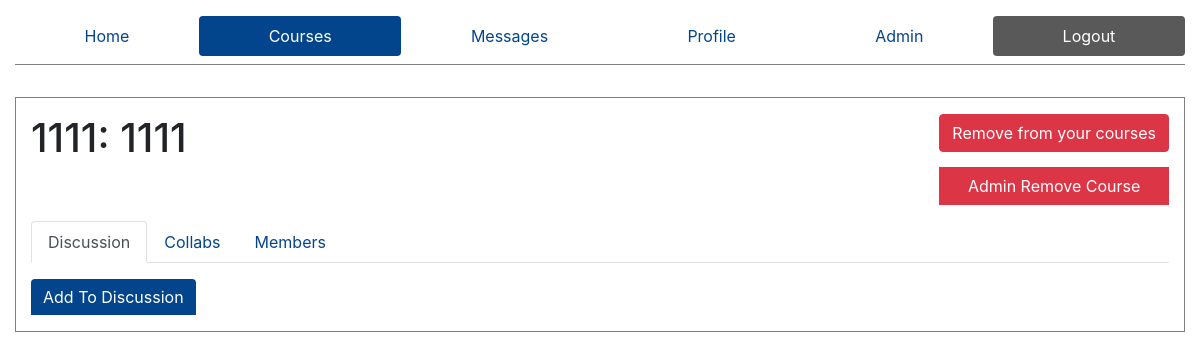
/courses/1111 (signed in), run on an earlier commit of the app's database.
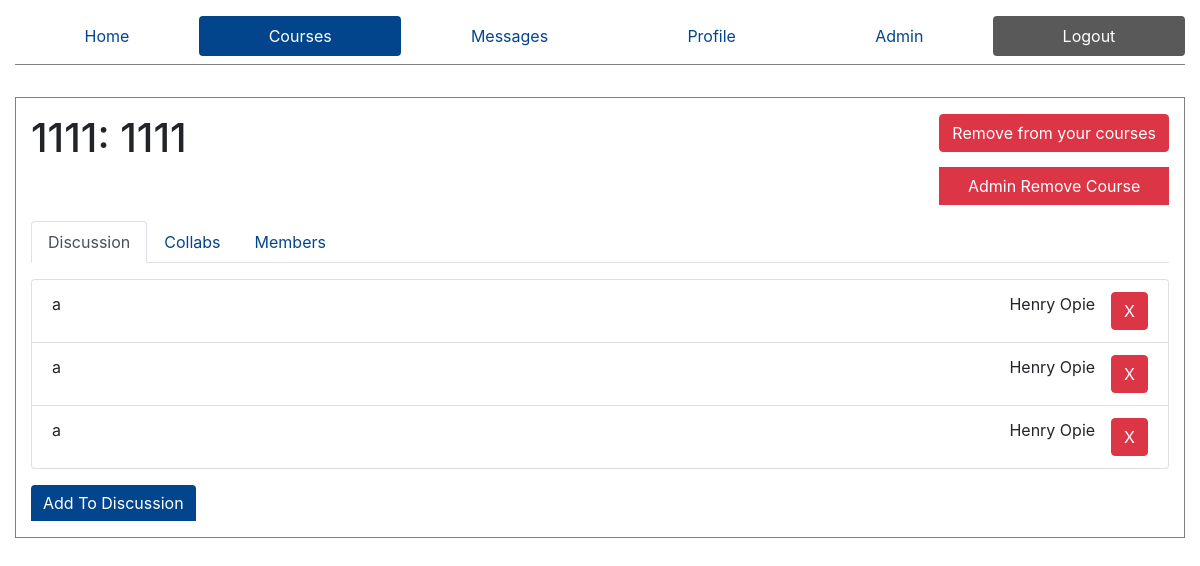
And on a later commit of the database.
### ed/models.py (models this page shows)
class Discussion(models.Model):
    course = models.ForeignKey(Course, on_delete=models.CASCADE, null=True)
    sender = models.ForeignKey(Profile,on_delete=models.CASCADE,null=True)
    body = models.TextField()

class Profile(models.Model):
    user = models.OneToOneField(User, on_delete=models.CASCADE, related_name='+', default=1)
    FirstName = models.CharField(max_length=50,default='firstname')
    LastName = models.CharField(max_length=50,default='lastname')
    is_admin = models.BooleanField('Is admin', default=False)

### ed/views.py (the view, shortened to what this page needs)
# urls.py: path('courses/<slug:code>', views.singleCourse, name="Course"),
def singleCourse(request, code):
    is_admin = False
    p = Profile.objects.get(user=request.user)
    if p.is_admin:
        is_admin = True
    if not request.POST:
        try:
            course = Course.objects.get(courseCode=code)
        except:
            course = None
        try:
            resources = Resource.objects.filter(course=course)
            resources = resources.all()
        except:
            resources = None
        try:
            userProfile = Profile.objects.get(user=request.user)
            exist = MemberShip.objects.filter(person=userProfile, course=course)
            if exist:
                subscribed = True
            else:
                subscribed = False
        except:
            subscribed = False
        members = MemberShip.objects.filter(course=course)
        profileIds = members.values_list('person', flat=True)
        profiles = Profile.objects.filter(id__in=profileIds)
        discussions = Discussion.objects.filter(course=course)
        context = {
            'course': course,
            'active': 'courses',
            'resources': resources,
            'subscribed': subscribed,
            'profiles': profiles,
            'discussions': discussions.all(),
            'is_admin': is_admin
        }
        return render(request, 'course.html', context=context)

### templates/course.html (shortened to what this page needs)
{% extends "core.html" %}
{% block content %}
    {% if course %}
    <div class="row">
        <div class="col-6">
            <div class="title" style="display: flex;">
                <h1 role="heading" aria-level="1">
                    {{course.courseCode}}:
                    {{course.courseName}}
                </h1>
            </div>
        </div>
        <div class="col-6" style="display: flex;">
            <div class='action-buttons btn-group-vertical'>
                <form action="/courses/{{course.courseCode}}" method="post" style="margin-left: auto">
                        {% if subscribed %}
                            <button type="submit" name="code" value="{{course.courseCode}}" class="btn btn-danger" role="button">
                            Remove from your courses
                        {% else %}
                            <button type="submit" name="code" value="{{course.courseCode}}" class="btn btn-primary" role="button">
                            Add to your courses
                        {% endif %}
                    </button>
                </form>
                {% if is_admin %}
                <button type="button" class="btn btn-danger" data-toggle="modal" data-target="#adminModal" role="button">
                Admin Remove Course
                </button>
    {% endif %}
    </div>
    </div>
    </div>
    {% else %}
        <h1 role="heading">Course Not Found</h1>
    {% endif %}
    <div role='navigation'>
    <ul class="nav nav-tabs" id="myTab" role="tablist" >
        <li class="nav-item" role="tab">
            <a class="nav-link active" id="discussion-tab" data-toggle="tab" href="#discussion" role="tab" aria-controls="discussion" aria-selected="true" tab-index="0">Discussion</a>
        </li>
         <li class="nav-item" role="tab">
            <a class="nav-link" id="resources-tab" data-toggle="tab" href="#resources" role="tab" aria-controls="resources" aria-selected="false" tab-index="1">Collabs</a>
        </li>
         <li class="nav-item"  role="tab">
            <a class="nav-link" id="members-tab" data-toggle="tab" href="#members" role="tab" aria-controls="members" aria-selected="false" tab-index="2">Members</a>
        </li>
    </ul>
    </div>
    <div class="row">
    <div class="tab-content col-12" id="myTabContent">
        <div class="tab-pane show active" id="discussion" role="tabpanel" aria-labelledby="discussion-tab">
            {% if discussions %}
            <ul class="list-group" style="margin-bottom: 1rem;" role="tablist">
                {% for discussion in discussions %}
                        <li class="list-group-item message" role="tab">
                            <div class="message-body">
                                {{discussion.body}}
                            </div>
                            <div class="message-sender">
                                {{discussion.sender.FirstName}} {{discussion.sender.LastName}}
                            </div>
                            {% if is_admin %}
                                <div class="admin-delete btn btn-danger">
                                    X
                                </div>
                            {% endif %}
                        </li>
                {% endfor %}
            </ul>
            {% endif %}
        <button type="button" class="btn btn-primary" data-toggle="modal" data-target="#discussionModal">
            Add To Discussion
        </button>
        </div>
    </div>
    </div>
</body>
{% endblock %}

What changed in the data, as far as the page shows it:
added Discussion: body "a", sender.FirstName "Henry", sender.LastName "Opie"
added Discussion: body "a", sender.FirstName "Henry", sender.LastName "Opie"
added Discussion: body "a", sender.FirstName "Henry", sender.LastName "Opie"
